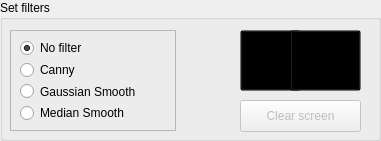
   <widget class="QGroupBox" name="filters_groupBox">
    <property name="geometry">
     <rect>
      <x>10</x>
      <y>490</y>
      <width>381</width>
      <height>141</height>
     </rect>
    </property>
    <property name="title">
     <string>Set filters</string>
    </property>
    <property name="flat">
     <bool>false</bool>
    </property>
    <property name="checkable">
     <bool>false</bool>
    </property>
    <widget class="QFrame" name="filtersForm_frame">
     <property name="geometry">
      <rect>
       <x>10</x>
       <y>30</y>
       <width>166</width>
       <height>101</height>
      </rect>
     </property>
     <property name="frameShape">
      <enum>QFrame::StyledPanel</enum>
     </property>
     <property name="frameShadow">
      <enum>QFrame::Raised</enum>
     </property>
     <layout class="QFormLayout" name="formLayout_3">
      <property name="labelAlignment">
       <set>Qt::AlignLeading|Qt::AlignLeft|Qt::AlignVCenter</set>
      </property>
      <item row="1" column="0">
       <widget class="QRadioButton" name="canny_radioButton">
        <property name="text">
         <string>Canny</string>
        </property>
       </widget>
      </item>
      <item row="2" column="0">
       <widget class="QRadioButton" name="gaussian_radioButton">
        <property name="text">
         <string>Gaussian Smooth</string>
        </property>
       </widget>
      </item>
      <item row="3" column="0">
       <widget class="QRadioButton" name="median_radioButton">
        <property name="text">
         <string>Median Smooth</string>
        </property>
       </widget>
      </item>
      <item row="0" column="0">
       <widget class="QRadioButton" name="noFilter_radioButton">
        <property name="text">
         <string>No filter</string>
        </property>
        <property name="checked">
         <bool>true</bool>
        </property>
       </widget>
      </item>
     </layout>
    </widget>
    <widget class="QPushButton" name="play_pushButton">
     <property name="enabled">
      <bool>true</bool>
     </property>
     <property name="geometry">
      <rect>
       <x>240</x>
       <y>30</y>
       <width>61</width>
       <height>61</height>
      </rect>
     </property>
     <property name="styleSheet">
      <string notr="true">background-color: transparent</string>
     </property>
     <property name="text">
      <string/>
     </property>
     <property name="iconSize">
      <size>
       <width>48</width>
       <height>48</height>
      </size>
     </property>
     <property name="flat">
      <bool>false</bool>
     </property>
    </widget>
    <widget class="QPushButton" name="pause_pushButton">
     <property name="geometry">
      <rect>
       <x>290</x>
       <y>30</y>
       <width>71</width>
       <height>61</height>
      </rect>
     </property>
     <property name="styleSheet">
      <string notr="true">background-color: transparent</string>
     </property>
     <property name="text">
      <string/>
     </property>
     <property name="iconSize">
      <size>
       <width>48</width>
       <height>48</height>
      </size>
     </property>
    </widget>
    <widget class="QPushButton" name="clearScreen_pushButton">
     <property name="enabled">
      <bool>false</bool>
     </property>
     <property name="geometry">
      <rect>
       <x>240</x>
       <y>100</y>
       <width>121</width>
       <height>32</height>
      </rect>
     </property>
     <property name="text">
      <string>Clear screen</string>
     </property>
    </widget>
   </widget>
